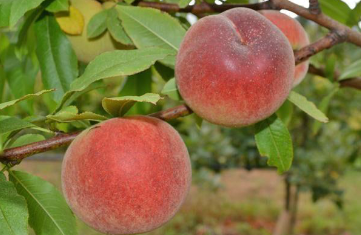
%> input picture data/1.png, 361 x 235 px
$ octave --eval "result = logoperation(imread('../data/1.png'));"   (GNU Octave 9; MATLAB toolbox functions it lacks are replaced by stand-ins)
%> lines starting %> are read from the running program, lines starting %| are printed output that depends on the picture
function result = logoperation(img)
    h = fspecial("log");
    img = rgb2gray(img);
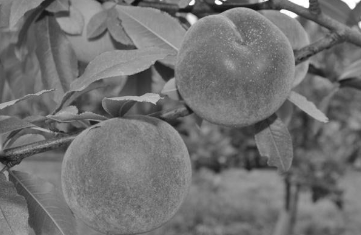
%> img: size 235x361 uint8; min 13, max 255, mean 113.2
    result = uint8(convn(double(img), double(h)));
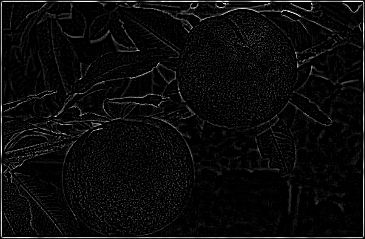
%> result: size 239x365 uint8; min 0, max 255, mean 11.2
    %figure, imshow(result);
end

$ run again, on data/2.png
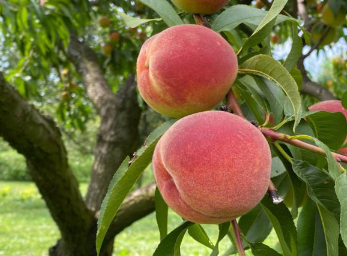
%> input picture data/2.png, 347 x 256 px
%> in logoperation, `img = rgb2gray(img);`:
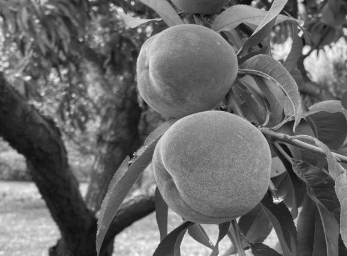
%> img: size 256x347 uint8; min 10, max 250, mean 105.2
%> in logoperation, `result = uint8(convn(double(img), double(h)));`:
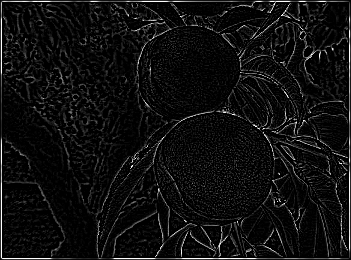
%> result: size 260x351 uint8; min 0, max 255, mean 15.5

$ run again, on data/3.png
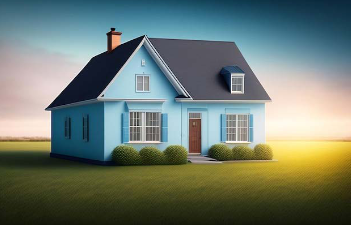
%> input picture data/3.png, 351 x 225 px
%> in logoperation, `img = rgb2gray(img);`:
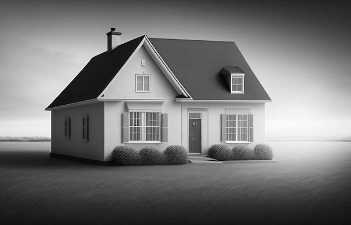
%> img: size 225x351 uint8; min 4, max 254, mean 116.5
%> in logoperation, `result = uint8(convn(double(img), double(h)));`:
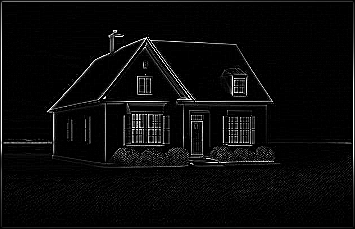
%> result: size 229x355 uint8; min 0, max 255, mean 10.7

$ run again, on data/4.png
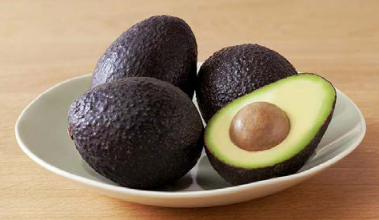
%> input picture data/4.png, 379 x 220 px
%> in logoperation, `img = rgb2gray(img);`:
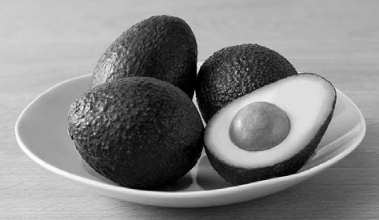
%> img: size 220x379 uint8; min 0, max 254, mean 133.3
%> in logoperation, `result = uint8(convn(double(img), double(h)));`:
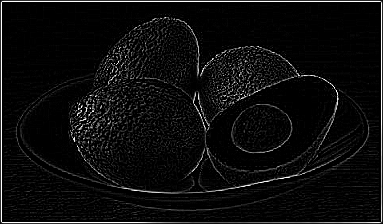
%> result: size 224x383 uint8; min 0, max 255, mean 13
